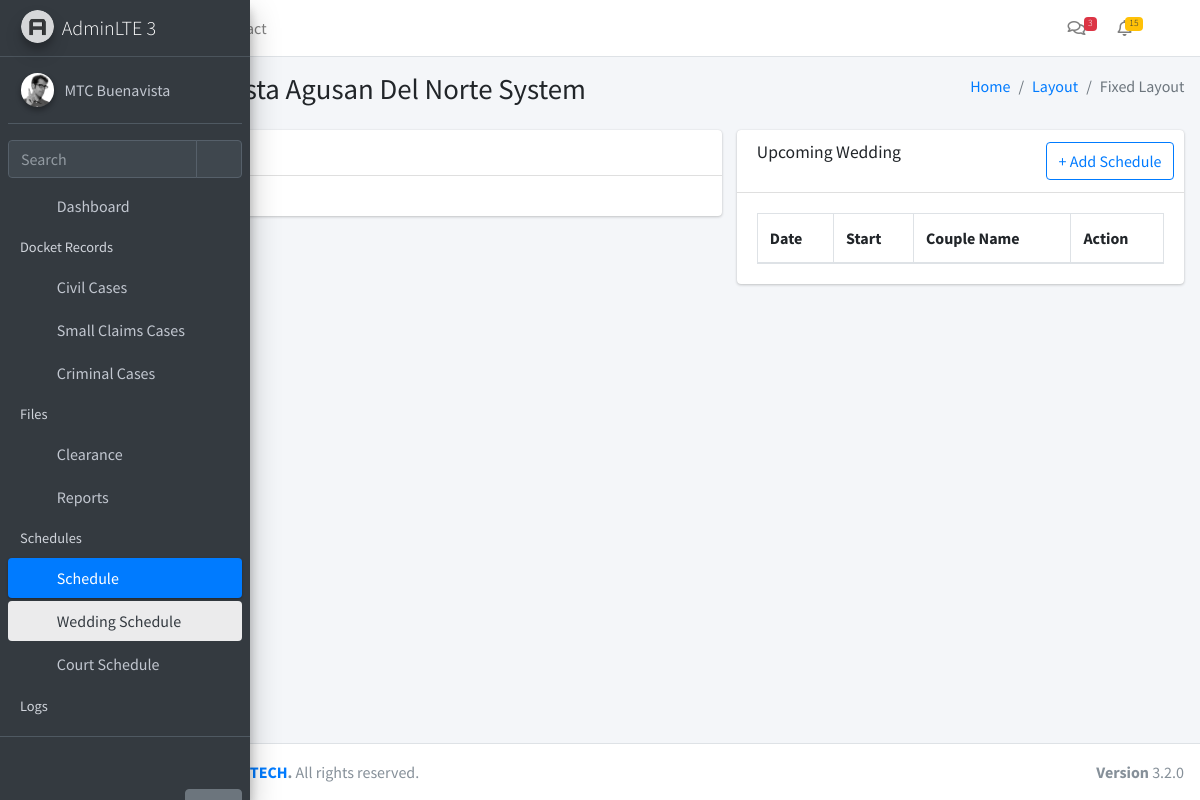
/schedule/wedding (signed in), run on the app's committed database.
### app/models.py (models this page shows)
class Module(db.Model):
    __tablename__ = 'modules'
    id = db.Column(db.Integer, primary_key=True)
    name = db.Column(db.String(255), nullable=False)
    icon = db.Column(db.String(255), nullable=False)
    description = db.Column(db.Text, nullable=True)
    url = db.Column(db.String(255), nullable=True)
    created_at = db.Column(db.DateTime, default=datetime.utcnow)
    updated_at = db.Column(db.DateTime, default=datetime.utcnow, onupdate=datetime.utcnow)

### app/routes/schedule.py (the view)
@schedule_bp.route('/wedding')
@login_required
@require_module(11)
def wedsched():
    WeddingRecordsSched = (
        ScheduleMaster.query
        .filter(func.lower(ScheduleMaster.Case_Type) == "wedding")
        .all()
    )
    WeddingRecordsSched.sort(
        key=lambda x: (
            datetime.strptime(x.Date, "%m/%d/%Y") if x.Date else datetime.min,
            x.Time_Start or ""
        )
    )
    return render_template(
        "schedules/wedding.html",
        WeddingRecordsSched=WeddingRecordsSched,
        now=datetime.now
    )

### app/__init__.py (called while the page is built)
def create_app():
    app = Flask(__name__)
    app.config.from_object(Config)
    db.init_app(app)
    login_manager.init_app(app)
    login_manager.login_view = 'auth.login'
    from app.models import User, Setting, Module
    @login_manager.user_loader
    def load_user(user_id):
        return User.query.get(int(user_id))
    @app.context_processor
    def inject_globals():
        modules = Module.query.all()
        user_modules = []
        if current_user.is_authenticated and current_user.role:
            user_modules = current_user.role.modules
        settings = {s.function_desc: s.function for s in Setting.query.all()}
        return dict(modules=modules, user_modules=user_modules, settings=settings)
    from app.routes import blueprints
    for bp in blueprints:
        app.register_blueprint(bp)
    with app.app_context():
        db.create_all()
    return app

### app/templates/schedules/wedding.html (shortened to what this page needs)
{% extends "layouts/layout1.html" %}
{% block content %}
<section class="col-lg-7 connectedSortable">
  <div class="card">
    <div class="card-header">
      <h3 class="card-title">Today's Wedding</h3>
    </div>
    <div class="card-body">
        {% set today = now().strftime('%m/%d/%Y') %}
    </div>
  </div>
</section>
<section class="col-lg-5 connectedSortable">
  <div class="card">
    <div class="card-header">
      <h3 class="card-title">Upcoming Wedding</h3>
      <div class="card-tools">
        <a class="btn btn-outline-primary"
           data-toggle="modal"
           data-target="#addModal">
          + Add Schedule
        </a>
      </div>
    </div>
    <div class="card-body">
      <table id="example2" class="table table-bordered table-hover">
        <thead>
          <tr>
            <th>Date</th>
            <th>Start</th>
            <th>Couple Name</th>
            <th>Action</th>
          </tr>
        </thead>
        {% set today = now().strftime('%m/%d/%Y') %}
      </table>
    </div>
  </div>
</section>
{% endblock %}

### app/templates/layouts/partials/navbar.html (shortened to what this page needs)
<nav class="mt-2">
  <ul class="nav nav-pills nav-sidebar flex-column nav-child-indent" data-widget="treeview" role="menu" data-accordion="false">
    <li class="nav-item">
      <a href="/dashboard" class="nav-link">
        <i class="nav-icon fas fa-tachometer-alt"></i>
        <p>Dashboard</p>
      </a>
    </li>
{% if user_modules %}
  <li class="nav-header">Docket Records</li>
  {% set standalone_modules = modules
    | selectattr('id', 'in', user_modules)
    | selectattr('id', 'in', [6,7,9,10])
    | list %}
  {% for m in standalone_modules %}
    <li class="nav-item">
      <a href="/{{ m.url }}" class="nav-link">
        <i class="nav-icon fa {{ m.icon }}"></i>
        <p>{{ m.name }}</p>
      </a>
    </li>
  {% endfor %}
{% endif %}
{% set cert_modules = modules
  | selectattr('id', 'in', user_modules)
  | selectattr('id', 'in', [5,16])
  | list %}
{% if cert_modules %}
  <li class="nav-header">Files</li>
   {% for m in cert_modules %}
        <li class="nav-item">
          <a href="/{{ m.url }}" class="nav-link">
            <i class="nav-icon fa {{ m.icon }}"></i>
            <p>{{ m.name }}</p>
          </a>
        </li>
      {% endfor %}
{% endif %}
{% set sched_modules = modules
  | selectattr('id', 'in', user_modules)
  | selectattr('id', 'in', [11,12])
  | list %}
{% if sched_modules %}
  <li class="nav-header">Schedules</li>
  <li class="nav-item {% if request.path in ['/schedule/court', '/schedule/wedding'] %}menu-is-opening menu-open{% endif %}">
    <a href="#" class="nav-link {% if request.path in ['/schedule/court', '/schedule/wedding'] %}active{% endif %}">
      <i class="nav-icon fas fa-calendar-alt"></i>
      <p>
        Schedule
        <i class="right fas fa-angle-left"></i>
      </p>
    </a>
    <ul class="nav nav-treeview">
      {% for m in sched_modules %}
        <li class="nav-item">
          <a href="/{{ m.url }}"
             class="nav-link {% if request.path == '/' ~ m.url %}active{% endif %}">
            <i class="nav-icon fa {{ m.icon }}"></i>
            <p>{{ m.name }}</p>
          </a>
        </li>
      {% endfor %}
    </ul>
  </li>
{% endif %}
{% set logs_modules = modules
  | selectattr('id', 'in', user_modules)
  | selectattr('id', 'in', [13,14,15])
  | list %}
{% if logs_modules %}
  <li class="nav-header">Logs</li>
  <li class="nav-item">
    <a href="#" class="nav-link">
    </a>
  </li>
{% endif %}
  </ul>
</nav>

### data on the page
Module: name "Civil Cases"
Module: name "Small Claims Cases"
Module: name "Criminal Cases"
Module: name "Clearance"
Module: name "Reports"
Module: name "Wedding Schedule"
Module: name "Court Schedule"
